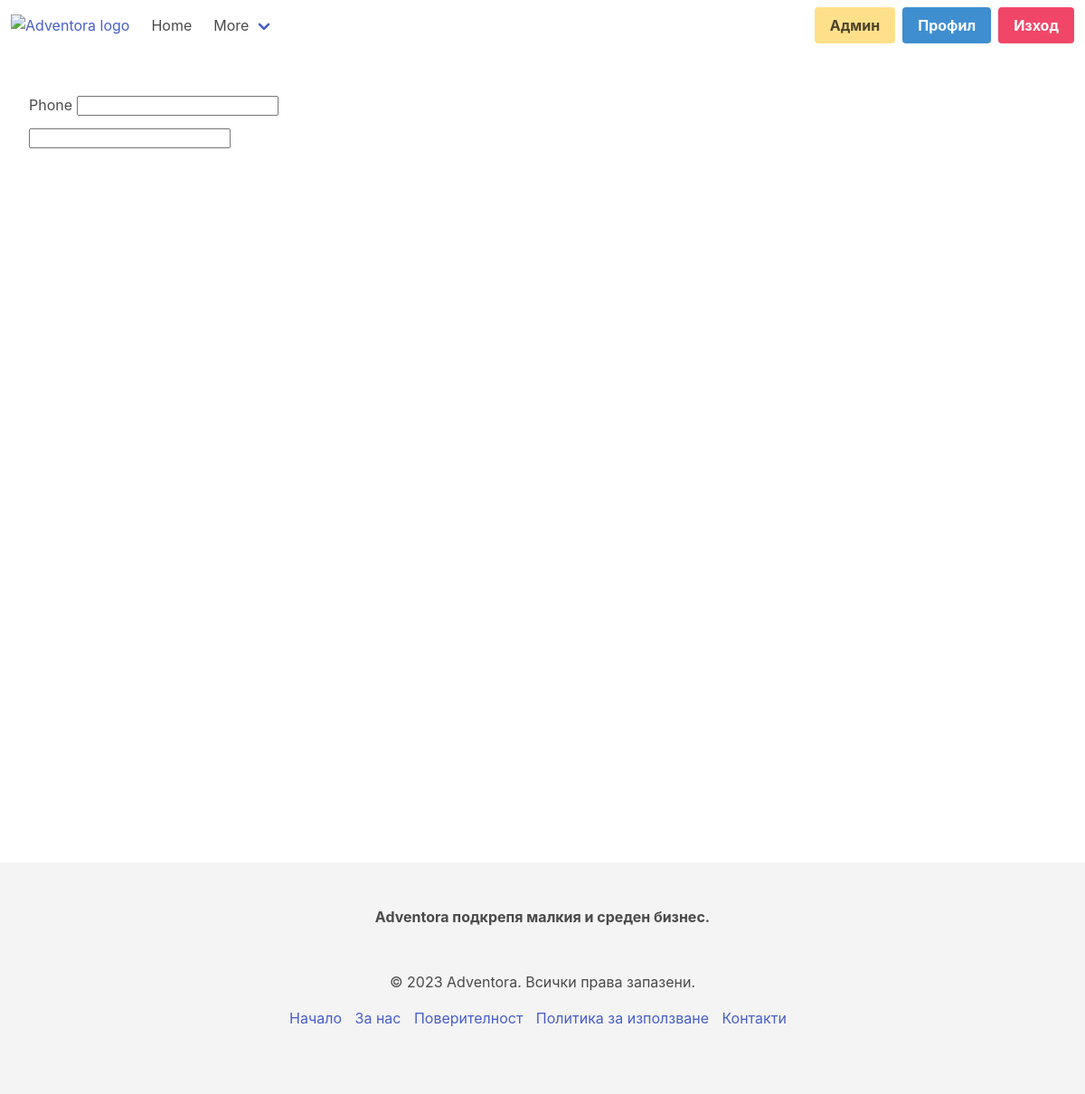
/authentication/complete-phone (signed in), run on an earlier commit of the app's database.
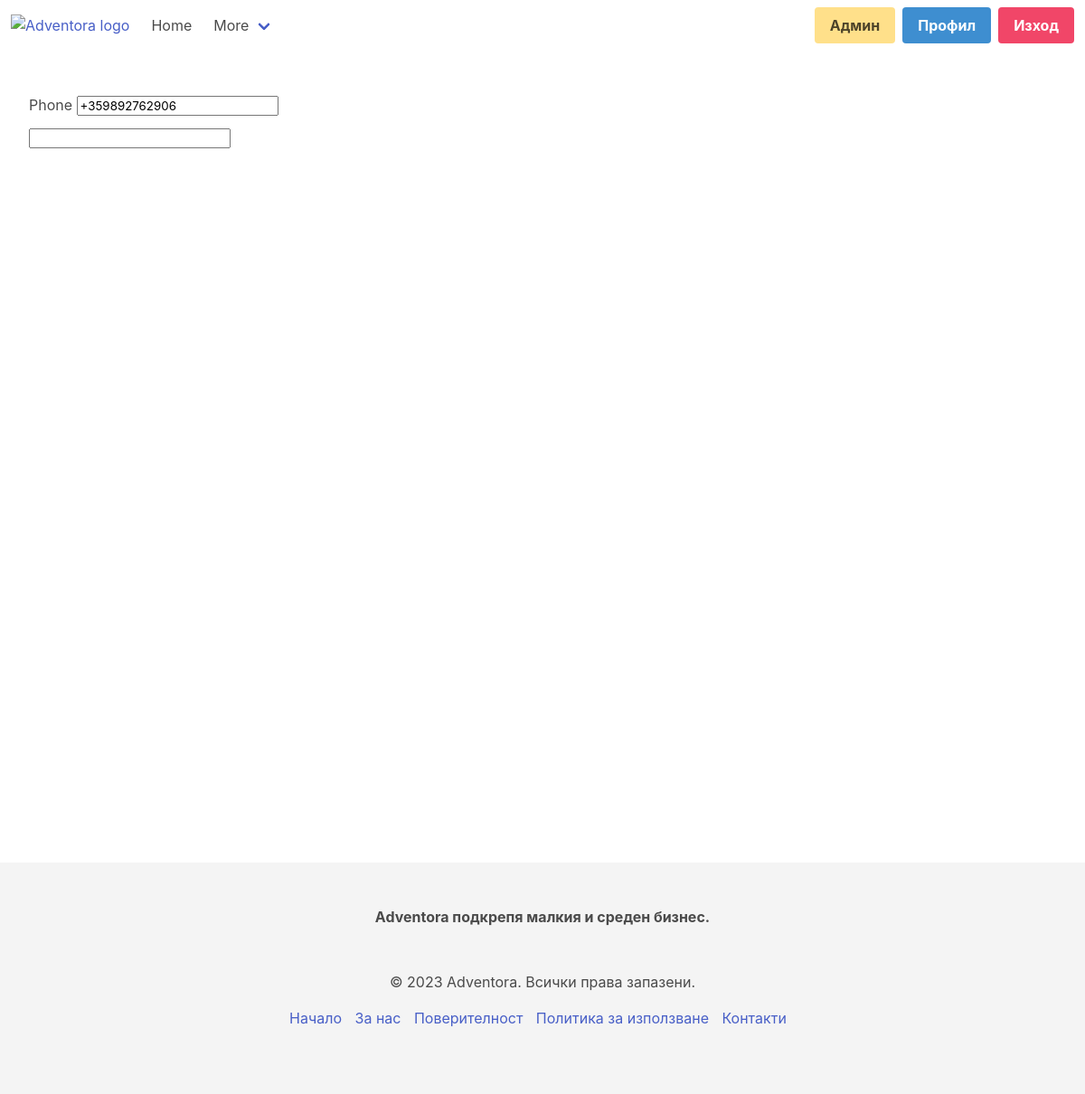
And on a later commit of the database.
### authentication/models.py (models this page shows, shortened)
class CustomUser(AbstractUser):
    ROLE_CHOICES = (('user', 'User'), ('manager', 'Manager'), ("employee", "Employee"), ("admin", "Admin"),)
    uniqueid = models.CharField(max_length=100, null=True, blank=True, default=str(uuid.uuid4()))
    banned = models.BooleanField(default=False, null=True, blank=True)
    confirmedusername = models.BooleanField(default=False, null=True, blank=True)
    confirmedemail = models.BooleanField(default=False, null=True, blank=True)
    confirmedname = models.BooleanField(default=False, null=True, blank=True)
    confirmedrole = models.BooleanField(default=False, null=True, blank=True)
    confirmedcitizenship = models.BooleanField(default=False, null=True, blank=True)
    confirmedphone = models.BooleanField(default=False, null=True, blank=True)
    verifiedemail = models.BooleanField(default=False, null=True, blank=True)
    two_fa_enabled = models.BooleanField(default=False, null=True, blank=True)
    factor = models.CharField(max_length=120, null=True, blank=True)
    factor_passed = models.BooleanField(default=False, null=True, blank=True)
    phone = PhoneNumberField(null=True, blank=True)
    citizenship = CountryField(blank_label='(select country)', null=True, blank=True)
    role = models.CharField(max_length=20, choices=ROLE_CHOICES, null=True, blank=True)
    manager = models.ForeignKey('self', on_delete=models.SET_NULL, null=True, blank=True, related_name='employees')
    hotel = models.ForeignKey(Hotel, on_delete=models.SET_NULL, null=True, blank=True)

### authentication/views.py (the view, shortened to what this page needs)
# urls.py: path('complete-phone', views.complete_phone, name='complete-phone'),
def complete_phone(request):
    form = PhoneForm(initial={'phone': request.user.phone})
    phone = request.user.phone
    context = {'form': form, 'phone': phone, }
    return render(request, 'auth/complete_phonenumber.html', context)

### authentication/forms.py
class PhoneForm(forms.Form):
    phone = PhoneNumberField(label="Телефон", required=True, widget=forms.TextInput(attrs={'placeholder': '+359 888 888 888'}))
    helper = FormHelper()
    helper.add_input(Submit('submit', 'Запази', css_class='button is-link'))
    helper.form_method = 'POST'

### adventora/templates/auth/complete_phonenumber.html (shortened to what this page needs)
{% extends "base.html" %}
{% load static %}
{% load crispy_forms_tags %}
{% block content %}
        {% crispy form %}
{% endblock %}

### adventora/templates/base.html (shortened to what this page needs)
<!DOCTYPE html>
<html lang="en">
{% load static %}
<head>
    <link rel="stylesheet" href="https://cdn.jsdelivr.net/npm/bulma@0.9.4/css/bulma.min.css">
</head>
<body>
<nav class="navbar" role="navigation" aria-label="main navigation">
    <div class="navbar-brand">
        <a class="navbar-item" href="/">
            <img src="{% static 'img/logo/adv-redplane-transparent.png' %}" alt="Adventora logo">
        </a>
    </div>
    <div id="navbarBasicExample" class="navbar-menu">
        <div class="navbar-start">
            <a class="navbar-item" href="/">
                Home
            </a>
            <div class="navbar-item has-dropdown is-hoverable">
                <a class="navbar-link">
                    More
                </a>
            </div>
        </div>
        <div class="navbar-end">
            <div class="navbar-item">
                <div class="buttons">
                    {% if user.is_authenticated %}
                        {% if user.is_staff == True %}
                            <a class="button is-warning" href="/admin">
                            <strong>Админ</strong>
                        </a>
                            {% endif %}
                        <a class="button is-info" href="{% url 'edit-profile' %}">
                            <strong>Профил</strong>
                        </a>
                        <a class="button is-danger" href="{% url 'logout' %}">
                            <strong>Изход</strong>
                        </a>
                    {% endif %}
                </div>
            </div>
        </div>
    </div>
</nav>
<br><br>
<div class="container is-fluid" style="min-height: 100vh !important; margin-bottom: 50px"> {% block content %} {% endblock %}
</div>
<footer class="footer is-fluid">
    <div class="container is-fluid">
        <div class="content has-text-centered is-fluid">
            <b><p>Adventora подкрепя малкия и среден бизнес.</p></b>
            <br>
            <p>&copy; 2023 Adventora. Всички права запазени.</p>
                <a style="margin-right: 10px" href="/">Начало</a>
                <a style="margin-right: 10px" href="/about-us">За нас</a>
                <a style="margin-right: 10px" href="/privacy">Поверителност</a>
                <a style="margin-right: 10px" href="/terms-of-use">Политика за използване</a>
                <a style="margin-right: 10px" href="/contacts">Контакти</a>
        </div>
    </div>
</footer>
</body>
</html>

### adventora/templates/base.html (style rules this page uses)
.footer { background-color: #f4f4f4; padding: 3rem 0; }
.footer .content { margin-bottom: 1.5rem; }
.footer p { margin-bottom: 1.5rem; }

What changed in the data, as far as the page shows it:
now on this page (row edited): CustomUser: phone "+359892762906"
